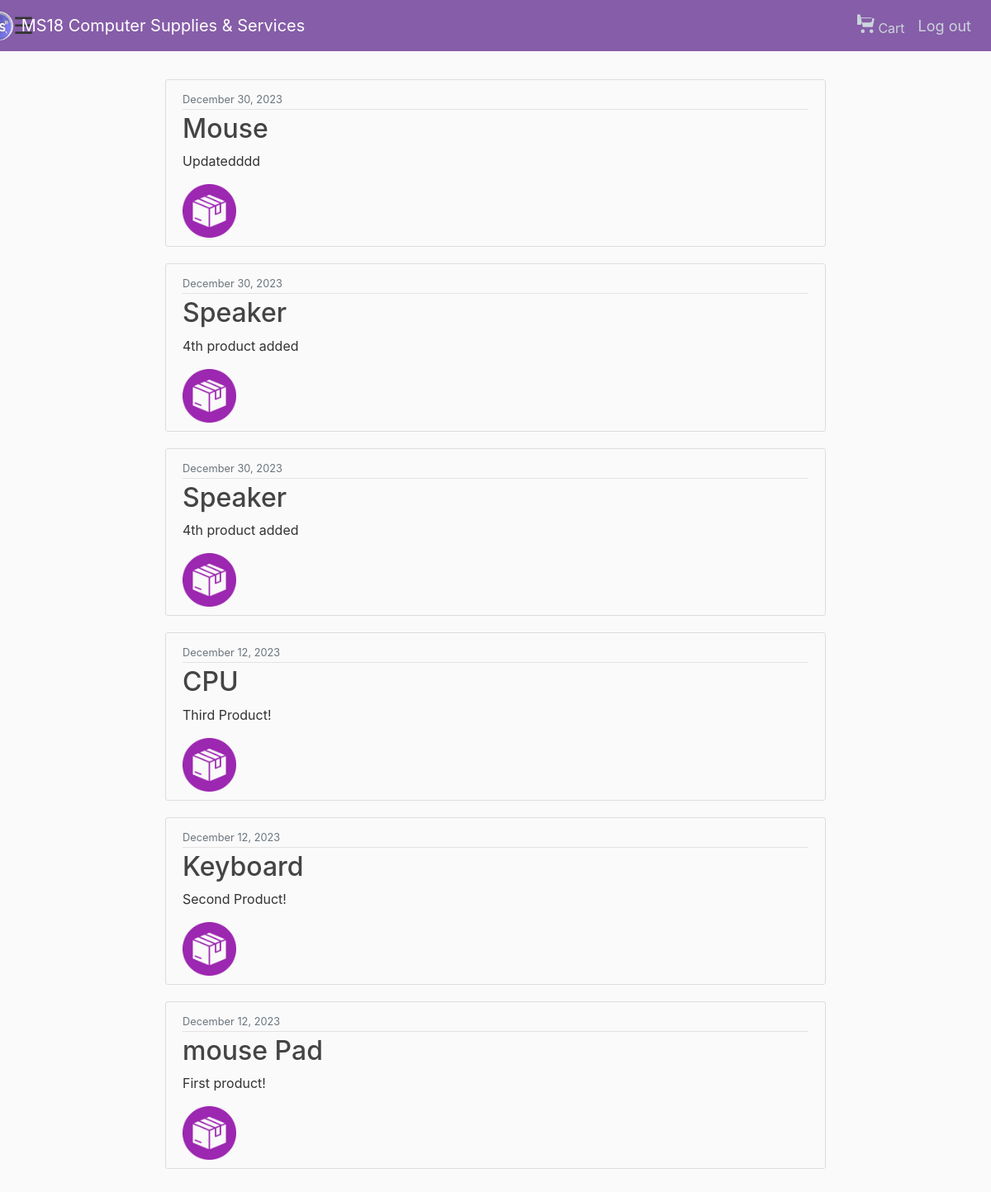
Screenshot of / (signed in) with the database file from the repository.
### ms18/models.py (models this page shows, shortened)
class Product(models.Model):
    PROD_NAME = models.CharField(max_length=100)
    PROD_DESCRIPTION = models. TextField()
    PROD_DATE_POSTED = models.DateTimeField(default = timezone.now)
    PROD_IMAGE = models.ImageField(default='default.png', upload_to='product_pics')
    PROD_QUANTITY = models.IntegerField(default=0)
    PROD_PRICE = models.DecimalField(max_digits=10, decimal_places=2, default=0.00)

### ms18/views.py (the view, shortened to what this page needs)
# urls.py: path('', ProductListView.as_view(), name='ms18-home'),
class ProductListView(LoginRequiredMixin, ListView):
    model = Product
    template_name = 'ms18/home.html'
    context_object_name = 'products'
    ordering = ['-PROD_DATE_POSTED']

### ms18/templates/ms18/home.html
{% extends 'ms18/base.html' %}
{% block content %}
    {% for product in products %}
        <article class="media content-section">
            <div class="media-body">
                <div class="article-metadata">
                    <small class="text-muted">{{ product.PROD_DATE_POSTED|date:"F d, Y" }}</small>
                </div>
                <h2><a class="article-title" href="{% url 'product-detail' product.id %}">{{ product.PROD_NAME }}</a></h2>
                <p class="article-content">{{ product.PROD_DESCRIPTION }}</p>
                <img class="article-img" src="{{ product.PROD_IMAGE.url }}">
            </div>
        </article>
    {% endfor %}
{% endblock content %}

### ms18/templates/ms18/base.html (shortened to what this page needs)
{% load static %}
<!DOCTYPE html>
<html lang="en">
<head>
    <link rel="stylesheet" href="https://cdn.jsdelivr.net/npm/bootstrap@4.0.0/dist/css/bootstrap.min.css">
    <link rel="stylesheet" type="text/css" href="{% static 'ms18/main.css' %}">
</head>
<body>
    <div id="main">
        <header class="site-header">
            <nav class="navbar navbar-expand-md navbar-dark bg-steel fixed-top">
                <span style="font-size:28px;cursor:pointer" onclick="toggleNav()">☰</span>
                <a class="navbar-brand" href="{% url 'ms18-home' %}">
                    <img src="{% static 'ms18/MS18_logo.jpg' %}" alt="MS18 Logo" class="logo-img">
                    MS18 Computer Supplies & Services
                </a>
                <div class="navbar-nav">
                    <a class="nav-link" href="{% url 'cart' %}">
                         Cart
                    </a>
                    {% if user.is_authenticated %}
                    <a class="nav-link Log-Out" href="#" onclick="confirmLogout()">Log out</a>
                    {% else %}
                        <a class="nav-link" href="{% url 'login' %}">Login</a>
                        <a class="nav-link" href="{% url 'register' %}">Register</a>
                    {% endif %}
                </div>
            </nav>
        </header>
        <main role="main" class="container">
            <div class="row">
                {% block content %}{% endblock %}
            </div>
        </main>
    </div>
  </body>
</html>

### ms18/static/ms18/main.css (style rules this page uses)
body { background: #fafafa; color: #333333; margin-top: 5rem; }
h1, h2, h3, h4, h5, h6 { color: #444444; }
.bg-steel { background-color: #865DA8; }
.site-header .navbar-nav .nav-link { color: #cbd5db; }
.content-section { padding: 10px 20px; border: 1px solid #dddddd; border-radius: 3px; margin-bottom: 20px; }
.article-title { color: #444444; }
.content-section { max-width: 800px; width: 100%; margin: 0 auto; padding: 10px 20px; border: 1px solid #dddddd; border-radius: 3px; margin-bottom: 20px; }
.article-img { height: 65px; width: 65px; margin-right: 16px; }
.article-metadata { padding-bottom: 1px; margin-bottom: 4px; border-bottom: 1px solid #e3e3e3 }
img.logo-img { max-width: 40px; border-radius: 50%; margin-right: 10px; }

### ms18/templates/ms18/base.html (style rules this page uses)
#main { transition: margin-left .5s; padding: 16px; }
.navbar-brand { display: flex; align-items: center; }
.navbar { display: flex; align-items: center; justify-content: space-between; }
.logo-img { height: 35px; margin-left: -545px; }
.navbar-nav { display: flex; align-items: center; }
.Log-Out { padding-left: 50px; font-size: 18px; color: white; }

### rows the page displays
Product: PROD_DATE_POSTED "December 30, 2023", PROD_NAME "Mouse", PROD_DESCRIPTION "Updatedddd", PROD_IMAGE (placeholder picture)
Product: PROD_DATE_POSTED "December 30, 2023", PROD_NAME "Speaker", PROD_DESCRIPTION "4th product added", PROD_IMAGE (placeholder picture)
Product: PROD_DATE_POSTED "December 30, 2023", PROD_NAME "Speaker", PROD_DESCRIPTION "4th product added", PROD_IMAGE (placeholder picture)
Product: PROD_DATE_POSTED "December 12, 2023", PROD_NAME "CPU", PROD_DESCRIPTION "Third Product!", PROD_IMAGE (placeholder picture)
Product: PROD_DATE_POSTED "December 12, 2023", PROD_NAME "Keyboard", PROD_DESCRIPTION "Second Product!", PROD_IMAGE (placeholder picture)
Product: PROD_DATE_POSTED "December 12, 2023", PROD_NAME "mouse Pad", PROD_DESCRIPTION "First product!", PROD_IMAGE (placeholder picture)
